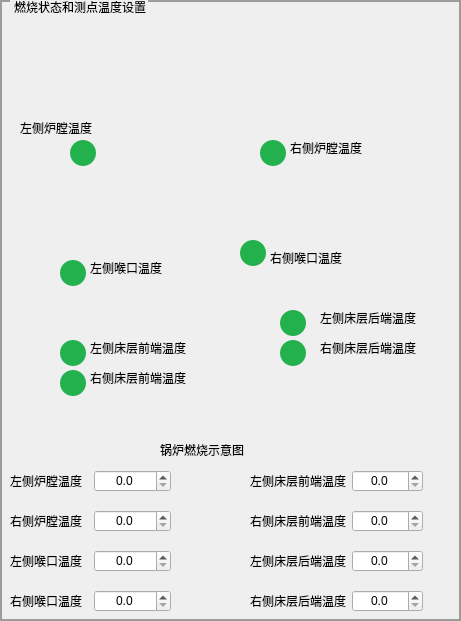
   <widget class="QGroupBox" name="groupBox_2">
    <property name="geometry">
     <rect>
      <x>10</x>
      <y>0</y>
      <width>461</width>
      <height>621</height>
     </rect>
    </property>
    <property name="styleSheet">
     <string notr="true">        QGroupBox {
            border-color: rgb(156, 156, 156);
            border-width: 2px;
            border-style: solid;
            margin-top: 0.5ex;
        }
        QGroupBox::title {
            subcontrol-origin: margin;
            subcontrol-position: top left;
            left: 10px;
            margin-left: 2px;
            padding: 0  0px;
			 color: rgb(0, 0, 0);
        }</string>
    </property>
    <property name="title">
     <string>燃烧状态和测点温度设置</string>
    </property>
    <property name="alignment">
     <set>Qt::AlignJustify|Qt::AlignVCenter</set>
    </property>
    <widget class="QLabel" name="label_35">
     <property name="geometry">
      <rect>
       <x>40</x>
       <y>20</y>
       <width>381</width>
       <height>411</height>
      </rect>
     </property>
     <property name="text">
      <string/>
     </property>
     <property name="pixmap">
      <pixmap>resources/images/H_L_H_H.png</pixmap>
     </property>
     <property name="scaledContents">
      <bool>true</bool>
     </property>
    </widget>
    <widget class="QLabel" name="label_36">
     <property name="geometry">
      <rect>
       <x>160</x>
       <y>440</y>
       <width>121</width>
       <height>20</height>
      </rect>
     </property>
     <property name="styleSheet">
      <string notr="true">QLabel {
	font: 700 11pt &quot;Microsoft YaHei UI&quot;;
	color: rgb(0, 0, 0);
}</string>
     </property>
     <property name="text">
      <string>锅炉燃烧示意图</string>
     </property>
    </widget>
    <widget class="QWidget" name="layoutWidget">
     <property name="geometry">
      <rect>
       <x>10</x>
       <y>470</y>
       <width>161</width>
       <height>22</height>
      </rect>
     </property>
     <layout class="QHBoxLayout" name="horizontalLayout">
      <item>
       <widget class="QLabel" name="label_37">
        <property name="text">
         <string>左侧炉膛温度</string>
        </property>
       </widget>
      </item>
      <item>
       <widget class="QDoubleSpinBox" name="doubleSpinBox">
        <property name="alignment">
         <set>Qt::AlignCenter</set>
        </property>
        <property name="decimals">
         <number>1</number>
        </property>
        <property name="maximum">
         <double>2000.000000000000000</double>
        </property>
        <property name="singleStep">
         <double>50.000000000000000</double>
        </property>
       </widget>
      </item>
     </layout>
    </widget>
    <widget class="QWidget" name="layoutWidget">
     <property name="geometry">
      <rect>
       <x>10</x>
       <y>510</y>
       <width>161</width>
       <height>22</height>
      </rect>
     </property>
     <layout class="QHBoxLayout" name="horizontalLayout_2">
      <item>
       <widget class="QLabel" name="label_38">
        <property name="text">
         <string>右侧炉膛温度</string>
        </property>
       </widget>
      </item>
      <item>
       <widget class="QDoubleSpinBox" name="doubleSpinBox_2">
        <property name="alignment">
         <set>Qt::AlignCenter</set>
        </property>
        <property name="decimals">
         <number>1</number>
        </property>
        <property name="maximum">
         <double>2000.000000000000000</double>
        </property>
        <property name="singleStep">
         <double>50.000000000000000</double>
        </property>
       </widget>
      </item>
     </layout>
    </widget>
    <widget class="QWidget" name="layoutWidget">
     <property name="geometry">
      <rect>
       <x>10</x>
       <y>550</y>
       <width>161</width>
       <height>22</height>
      </rect>
     </property>
     <layout class="QHBoxLayout" name="horizontalLayout_3">
      <item>
       <widget class="QLabel" name="label_39">
        <property name="text">
         <string>左侧喉口温度</string>
        </property>
       </widget>
      </item>
      <item>
       <widget class="QDoubleSpinBox" name="doubleSpinBox_3">
        <property name="alignment">
         <set>Qt::AlignCenter</set>
        </property>
        <property name="decimals">
         <number>1</number>
        </property>
        <property name="maximum">
         <double>2000.000000000000000</double>
        </property>
        <property name="singleStep">
         <double>50.000000000000000</double>
        </property>
       </widget>
      </item>
     </layout>
    </widget>
    <widget class="QWidget" name="layoutWidget">
     <property name="geometry">
      <rect>
       <x>10</x>
       <y>590</y>
       <width>161</width>
       <height>22</height>
      </rect>
     </property>
     <layout class="QHBoxLayout" name="horizontalLayout_4">
      <item>
       <widget class="QLabel" name="label_40">
        <property name="text">
         <string>右侧喉口温度</string>
        </property>
       </widget>
      </item>
      <item>
       <widget class="QDoubleSpinBox" name="doubleSpinBox_4">
        <property name="alignment">
         <set>Qt::AlignCenter</set>
        </property>
        <property name="decimals">
         <number>1</number>
        </property>
        <property name="maximum">
         <double>2000.000000000000000</double>
        </property>
        <property name="singleStep">
         <double>50.000000000000000</double>
        </property>
       </widget>
      </item>
     </layout>
    </widget>
    <widget class="QWidget" name="layoutWidget">
     <property name="geometry">
      <rect>
       <x>250</x>
       <y>470</y>
       <width>173</width>
       <height>22</height>
      </rect>
     </property>
     <layout class="QHBoxLayout" name="horizontalLayout_5">
      <item>
       <widget class="QLabel" name="label_41">
        <property name="text">
         <string>左侧床层前端温度</string>
        </property>
       </widget>
      </item>
      <item>
       <widget class="QDoubleSpinBox" name="doubleSpinBox_5">
        <property name="alignment">
         <set>Qt::AlignCenter</set>
        </property>
        <property name="decimals">
         <number>1</number>
        </property>
        <property name="maximum">
         <double>2000.000000000000000</double>
        </property>
        <property name="singleStep">
         <double>50.000000000000000</double>
        </property>
       </widget>
      </item>
     </layout>
    </widget>
    <widget class="QWidget" name="layoutWidget">
     <property name="geometry">
      <rect>
       <x>250</x>
       <y>510</y>
       <width>173</width>
       <height>22</height>
      </rect>
     </property>
     <layout class="QHBoxLayout" name="horizontalLayout_6">
      <item>
       <widget class="QLabel" name="label_42">
        <property name="text">
         <string>右侧床层前端温度</string>
        </property>
       </widget>
      </item>
      <item>
       <widget class="QDoubleSpinBox" name="doubleSpinBox_6">
        <property name="alignment">
         <set>Qt::AlignCenter</set>
        </property>
        <property name="decimals">
         <number>1</number>
        </property>
        <property name="maximum">
         <double>2000.000000000000000</double>
        </property>
        <property name="singleStep">
         <double>50.000000000000000</double>
        </property>
       </widget>
      </item>
     </layout>
    </widget>
    <widget class="QWidget" name="layoutWidget">
     <property name="geometry">
      <rect>
       <x>250</x>
       <y>550</y>
       <width>173</width>
       <height>22</height>
      </rect>
     </property>
     <layout class="QHBoxLayout" name="horizontalLayout_7">
      <item>
       <widget class="QLabel" name="label_43">
        <property name="text">
         <string>左侧床层后端温度</string>
        </property>
       </widget>
      </item>
      <item>
       <widget class="QDoubleSpinBox" name="doubleSpinBox_7">
        <property name="alignment">
         <set>Qt::AlignCenter</set>
        </property>
        <property name="decimals">
         <number>1</number>
        </property>
        <property name="maximum">
         <double>2000.000000000000000</double>
        </property>
        <property name="singleStep">
         <double>50.000000000000000</double>
        </property>
       </widget>
      </item>
     </layout>
    </widget>
    <widget class="QWidget" name="layoutWidget">
     <property name="geometry">
      <rect>
       <x>250</x>
       <y>590</y>
       <width>173</width>
       <height>22</height>
      </rect>
     </property>
     <layout class="QHBoxLayout" name="horizontalLayout_8">
      <item>
       <widget class="QLabel" name="label_44">
        <property name="text">
         <string>右侧床层后端温度</string>
        </property>
       </widget>
      </item>
      <item>
       <widget class="QDoubleSpinBox" name="doubleSpinBox_8">
        <property name="alignment">
         <set>Qt::AlignCenter</set>
        </property>
        <property name="decimals">
         <number>1</number>
        </property>
        <property name="maximum">
         <double>2000.000000000000000</double>
        </property>
        <property name="singleStep">
         <double>50.000000000000000</double>
        </property>
       </widget>
      </item>
     </layout>
    </widget>
    <widget class="QPushButton" name="pushButton_2">
     <property name="geometry">
      <rect>
       <x>70</x>
       <y>140</y>
       <width>26</width>
       <height>26</height>
      </rect>
     </property>
     <property name="minimumSize">
      <size>
       <width>26</width>
       <height>26</height>
      </size>
     </property>
     <property name="maximumSize">
      <size>
       <width>26</width>
       <height>26</height>
      </size>
     </property>
     <property name="styleSheet">
      <string notr="true">QPushButton {
    border-radius: 13%;
	background-color: rgba(34, 177, 76, 255);
    color: white;
}</string>
     </property>
     <property name="text">
      <string/>
     </property>
    </widget>
    <widget class="QPushButton" name="pushButton_3">
     <property name="geometry">
      <rect>
       <x>260</x>
       <y>140</y>
       <width>26</width>
       <height>26</height>
      </rect>
     </property>
     <property name="minimumSize">
      <size>
       <width>26</width>
       <height>26</height>
      </size>
     </property>
     <property name="maximumSize">
      <size>
       <width>26</width>
       <height>26</height>
      </size>
     </property>
     <property name="styleSheet">
      <string notr="true">QPushButton {
    border-radius: 13%;
	background-color: rgba(34, 177, 76, 255);
    color: white;
}</string>
     </property>
     <property name="text">
      <string/>
     </property>
    </widget>
    <widget class="QLabel" name="label_2">
     <property name="geometry">
      <rect>
       <x>20</x>
       <y>120</y>
       <width>91</width>
       <height>16</height>
      </rect>
     </property>
     <property name="styleSheet">
      <string notr="true">QLabel {
	font: 700 9pt &quot;Microsoft YaHei UI&quot;;
	color: rgb(0, 0, 0);
}</string>
     </property>
     <property name="text">
      <string>左侧炉膛温度</string>
     </property>
    </widget>
    <widget class="QLabel" name="label_3">
     <property name="geometry">
      <rect>
       <x>290</x>
       <y>140</y>
       <width>91</width>
       <height>16</height>
      </rect>
     </property>
     <property name="styleSheet">
      <string notr="true">QLabel {
	font: 700 9pt &quot;Microsoft YaHei UI&quot;;
	color: rgb(0, 0, 0);
}</string>
     </property>
     <property name="text">
      <string>右侧炉膛温度</string>
     </property>
    </widget>
    <widget class="QPushButton" name="pushButton_4">
     <property name="geometry">
      <rect>
       <x>60</x>
       <y>340</y>
       <width>26</width>
       <height>26</height>
      </rect>
     </property>
     <property name="minimumSize">
      <size>
       <width>26</width>
       <height>26</height>
      </size>
     </property>
     <property name="maximumSize">
      <size>
       <width>26</width>
       <height>26</height>
      </size>
     </property>
     <property name="styleSheet">
      <string notr="true">QPushButton {
    border-radius: 13%;
	background-color: rgba(34, 177, 76, 255);
    color: white;
}</string>
     </property>
     <property name="text">
      <string/>
     </property>
    </widget>
    <widget class="QPushButton" name="pushButton_11">
     <property name="geometry">
      <rect>
       <x>60</x>
       <y>370</y>
       <width>26</width>
       <height>26</height>
      </rect>
     </property>
     <property name="minimumSize">
      <size>
       <width>26</width>
       <height>26</height>
      </size>
     </property>
     <property name="maximumSize">
      <size>
       <width>26</width>
       <height>26</height>
      </size>
     </property>
     <property name="styleSheet">
      <string notr="true">QPushButton {
    border-radius: 13%;
	background-color: rgba(34, 177, 76, 255);
    color: white;
}</string>
     </property>
     <property name="text">
      <string/>
     </property>
    </widget>
    <widget class="QLabel" name="label_4">
     <property name="geometry">
      <rect>
       <x>90</x>
       <y>340</y>
       <width>121</width>
       <height>16</height>
      </rect>
     </property>
     <property name="styleSheet">
      <string notr="true">QLabel {
	font: 700 9pt &quot;Microsoft YaHei UI&quot;;
	color: rgb(0, 0, 0);
}</string>
     </property>
     <property name="text">
      <string>左侧床层前端温度</string>
     </property>
    </widget>
    <widget class="QLabel" name="label_5">
     <property name="geometry">
      <rect>
       <x>90</x>
       <y>370</y>
       <width>121</width>
       <height>16</height>
      </rect>
     </property>
     <property name="styleSheet">
      <string notr="true">QLabel {
	font: 700 9pt &quot;Microsoft YaHei UI&quot;;
	color: rgb(0, 0, 0);
}</string>
     </property>
     <property name="text">
      <string>右侧床层前端温度</string>
     </property>
    </widget>
    <widget class="QPushButton" name="pushButton_12">
     <property name="geometry">
      <rect>
       <x>280</x>
       <y>310</y>
       <width>26</width>
       <height>26</height>
      </rect>
     </property>
     <property name="minimumSize">
      <size>
       <width>26</width>
       <height>26</height>
      </size>
     </property>
     <property name="maximumSize">
      <size>
       <width>26</width>
       <height>26</height>
      </size>
     </property>
     <property name="styleSheet">
      <string notr="true">QPushButton {
    border-radius: 13%;
	background-color: rgba(34, 177, 76, 255);
    color: white;
}</string>
     </property>
     <property name="text">
      <string/>
     </property>
    </widget>
    <widget class="QPushButton" name="pushButton_13">
     <property name="geometry">
      <rect>
       <x>280</x>
       <y>340</y>
       <width>26</width>
       <height>26</height>
      </rect>
     </property>
     <property name="minimumSize">
      <size>
       <width>26</width>
       <height>26</height>
      </size>
     </property>
     <property name="maximumSize">
      <size>
       <width>26</width>
       <height>26</height>
      </size>
     </property>
     <property name="styleSheet">
      <string notr="true">QPushButton {
    border-radius: 13%;
	background-color: rgba(34, 177, 76, 255);
    color: white;
}</string>
     </property>
     <property name="text">
      <string/>
     </property>
    </widget>
    <widget class="QLabel" name="label_45">
     <property name="geometry">
      <rect>
       <x>320</x>
       <y>310</y>
       <width>111</width>
       <height>16</height>
      </rect>
     </property>
     <property name="styleSheet">
      <string notr="true">QLabel {
	font: 700 9pt &quot;Microsoft YaHei UI&quot;;
	color: rgb(0, 0, 0);
}</string>
     </property>
     <property name="text">
      <string>左侧床层后端温度</string>
     </property>
    </widget>
    <widget class="QLabel" name="label_46">
     <property name="geometry">
      <rect>
       <x>320</x>
       <y>340</y>
       <width>111</width>
       <height>16</height>
      </rect>
     </property>
     <property name="styleSheet">
      <string notr="true">QLabel {
	font: 700 9pt &quot;Microsoft YaHei UI&quot;;
	color: rgb(0, 0, 0);
}</string>
     </property>
     <property name="text">
      <string>右侧床层后端温度</string>
     </property>
    </widget>
    <widget class="QPushButton" name="pushButton_14">
     <property name="geometry">
      <rect>
       <x>60</x>
       <y>260</y>
       <width>26</width>
       <height>26</height>
      </rect>
     </property>
     <property name="minimumSize">
      <size>
       <width>26</width>
       <height>26</height>
      </size>
     </property>
     <property name="maximumSize">
      <size>
       <width>26</width>
       <height>26</height>
      </size>
     </property>
     <property name="styleSheet">
      <string notr="true">QPushButton {
    border-radius: 13%;
	background-color: rgba(34, 177, 76, 255);
    color: white;
}</string>
     </property>
     <property name="text">
      <string/>
     </property>
    </widget>
    <widget class="QPushButton" name="pushButton_15">
     <property name="geometry">
      <rect>
       <x>240</x>
       <y>240</y>
       <width>26</width>
       <height>26</height>
      </rect>
     </property>
     <property name="minimumSize">
      <size>
       <width>26</width>
       <height>26</height>
      </size>
     </property>
     <property name="maximumSize">
      <size>
       <width>26</width>
       <height>26</height>
      </size>
     </property>
     <property name="styleSheet">
      <string notr="true">QPushButton {
    border-radius: 13%;
	background-color: rgba(34, 177, 76, 255);
    color: white;
}</string>
     </property>
     <property name="text">
      <string/>
     </property>
    </widget>
    <widget class="QLabel" name="label_47">
     <property name="geometry">
      <rect>
       <x>90</x>
       <y>260</y>
       <width>91</width>
       <height>16</height>
      </rect>
     </property>
     <property name="styleSheet">
      <string notr="true">QLabel {
	font: 700 9pt &quot;Microsoft YaHei UI&quot;;
	color: rgb(0, 0, 0);
}</string>
     </property>
     <property name="text">
      <string>左侧喉口温度</string>
     </property>
    </widget>
    <widget class="QLabel" name="label_48">
     <property name="geometry">
      <rect>
       <x>270</x>
       <y>250</y>
       <width>91</width>
       <height>16</height>
      </rect>
     </property>
     <property name="styleSheet">
      <string notr="true">QLabel {
	font: 700 9pt &quot;Microsoft YaHei UI&quot;;
	color: rgb(0, 0, 0);
}</string>
     </property>
     <property name="text">
      <string>右侧喉口温度</string>
     </property>
    </widget>
   </widget>
